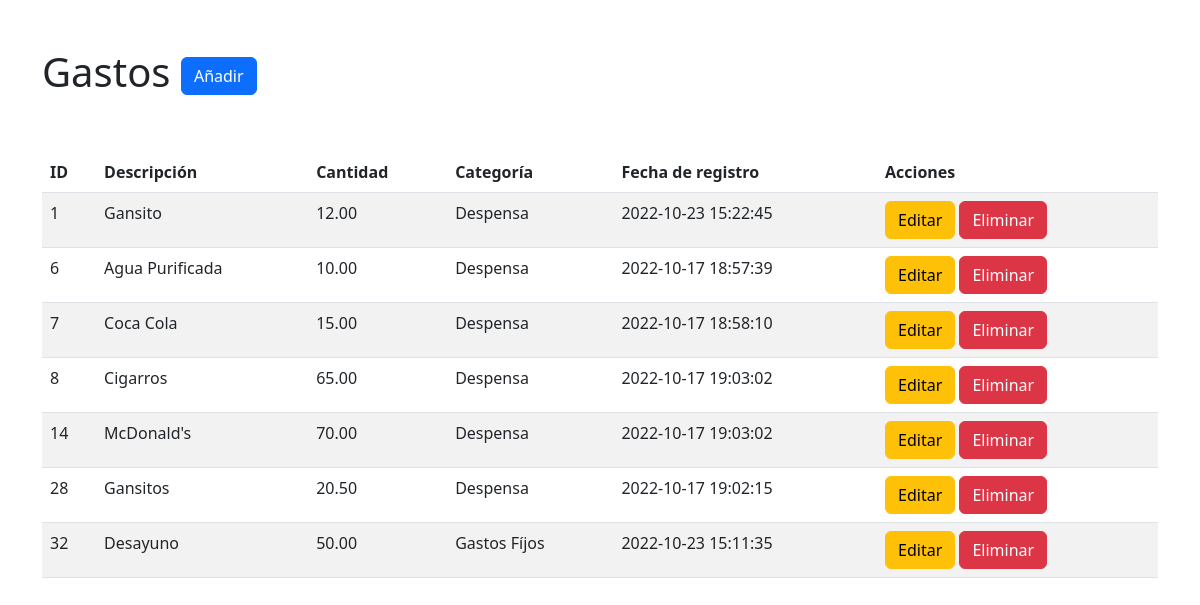
Page /modulos/gastos/index.php on the committed database.
### tables this page shows
CREATE TABLE `gastos` (
  `id` int(11) unsigned NOT NULL AUTO_INCREMENT,
  `cantidad` float(8,2) NOT NULL,
  `categoria` int(11) NOT NULL,
  `fecha` timestamp NOT NULL DEFAULT current_timestamp() ON UPDATE current_timestamp(),
  `descripcion` varchar(255) NOT NULL DEFAULT '',
  PRIMARY KEY (`id`),
  UNIQUE KEY `descripcion` (`descripcion`)
);

CREATE TABLE `gastos_categorias` (
  `id` int(11) unsigned NOT NULL AUTO_INCREMENT,
  `nombre` varchar(255) NOT NULL DEFAULT '',
  PRIMARY KEY (`id`)
);

### modulos/gastos/index.php (the view, shortened to what this page needs)
<?php
  require_once('../../config/config.php');
  $query =  "SELECT g.id, g.descripcion, g.cantidad, c.nombre as categoria, g.fecha FROM gastos g LEFT JOIN gastos_categorias c ON g.categoria = c.id";
  $result = $conexion->query($query);
?>
<!DOCTYPE html>
<html lang="en">
<head>
  <link href="https://cdn.jsdelivr.net/npm/bootstrap@5.2.2/dist/css/bootstrap.min.css" rel="stylesheet">
</head>
<body>
  <div class="container">
    <div class="row mt-5">
      <div class="col">
        <h1>Gastos <a href="form-insert.php" class="btn btn-primary">Añadir</a></h1>
      </div>
    </div>
    <div class="row mt-5">
      <div class="col">
        <table class="table table-striped table-hover">
          <thead>
            <tr>
              <th>ID</th>
              <th>Descripción</th>
              <th>Cantidad</th>
              <th>Categoría</th>
              <th>Fecha de registro</th>
              <th>Acciones</th>
            </tr>
          </thead>
          <tbody>
            <?php
            while($row = $result->fetch_assoc()){
            ?>
            <tr>
              <td><?php echo $row['id']; ?></td>
              <td><?php echo $row['descripcion']; ?></td>
              <td><?php echo $row['cantidad']; ?></td>
              <td><?php echo $row['categoria']; ?></td>
              <td><?php echo $row['fecha']; ?></td>
              <td>
                <a href="form-update.php?id=<?php echo $row['id']; ?>" class="btn btn-warning">Editar</a>
                <a href="../../config/delete_spending.php?id=<?php echo $row['id']; ?>" class="btn btn-danger">Eliminar</a>
              </td>
            </tr>
            <?php } ?>
          </tbody>
        </table>
      </div>
    </div>
  </div>
</body>
</html>

### rows in the picture
gastos: id "1", descripcion "Gansito", cantidad "12.00", gastos_categorias.nombre "Despensa", fecha "2022-10-23 15:22:45"
gastos: id "6", descripcion "Agua Purificada", cantidad "10.00", gastos_categorias.nombre "Despensa", fecha "2022-10-17 18:57:39"
gastos: id "7", descripcion "Coca Cola", cantidad "15.00", gastos_categorias.nombre "Despensa", fecha "2022-10-17 18:58:10"
gastos: id "8", descripcion "Cigarros", cantidad "65.00", gastos_categorias.nombre "Despensa", fecha "2022-10-17 19:03:02"
gastos: id "14", descripcion "McDonald's", cantidad "70.00", gastos_categorias.nombre "Despensa", fecha "2022-10-17 19:03:02"
gastos: id "28", descripcion "Gansitos", cantidad "20.50", gastos_categorias.nombre "Despensa", fecha "2022-10-17 19:02:15"
gastos: id "32", descripcion "Desayuno", cantidad "50.00", gastos_categorias.nombre "Gastos Fíjos", fecha "2022-10-23 15:11:35"
